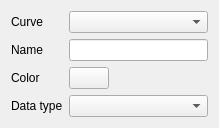
<?xml version="1.0" encoding="UTF-8"?>
<ui version="4.0">
 <class>GraphCurveEditWidget</class>
 <widget class="QWidget" name="GraphCurveEditWidget">
  <property name="geometry">
   <rect>
    <x>0</x>
    <y>0</y>
    <width>219</width>
    <height>128</height>
   </rect>
  </property>
  <property name="sizePolicy">
   <sizepolicy hsizetype="Preferred" vsizetype="Fixed">
    <horstretch>0</horstretch>
    <verstretch>0</verstretch>
   </sizepolicy>
  </property>
  <property name="windowTitle">
   <string>Form</string>
  </property>
  <layout class="QGridLayout" name="gridLayout">
   <item row="0" column="0">
    <widget class="QLabel" name="curveLabel">
     <property name="text">
      <string>Curve</string>
     </property>
    </widget>
   </item>
   <item row="0" column="1">
    <widget class="QComboBox" name="curveBox"/>
   </item>
   <item row="1" column="0">
    <widget class="QLabel" name="label">
     <property name="text">
      <string>Name</string>
     </property>
    </widget>
   </item>
   <item row="1" column="1">
    <widget class="QLineEdit" name="nameEdit"/>
   </item>
   <item row="2" column="0">
    <widget class="QLabel" name="label_2">
     <property name="text">
      <string>Color</string>
     </property>
    </widget>
   </item>
   <item row="2" column="1">
    <layout class="QHBoxLayout" name="horizontalLayout">
     <item>
      <widget class="QPushButton" name="colorBtn">
       <property name="text">
        <string/>
       </property>
      </widget>
     </item>
     <item>
      <spacer name="horizontalSpacer">
       <property name="orientation">
        <enum>Qt::Horizontal</enum>
       </property>
       <property name="sizeHint" stdset="0">
        <size>
         <width>40</width>
         <height>20</height>
        </size>
       </property>
      </spacer>
     </item>
    </layout>
   </item>
   <item row="3" column="0">
    <widget class="QLabel" name="label_3">
     <property name="text">
      <string>Data type</string>
     </property>
    </widget>
   </item>
   <item row="3" column="1">
    <widget class="QComboBox" name="dataTypeBox">
     <property name="enabled">
      <bool>true</bool>
     </property>
    </widget>
   </item>
  </layout>
 </widget>
 <resources/>
 <connections/>
</ui>
